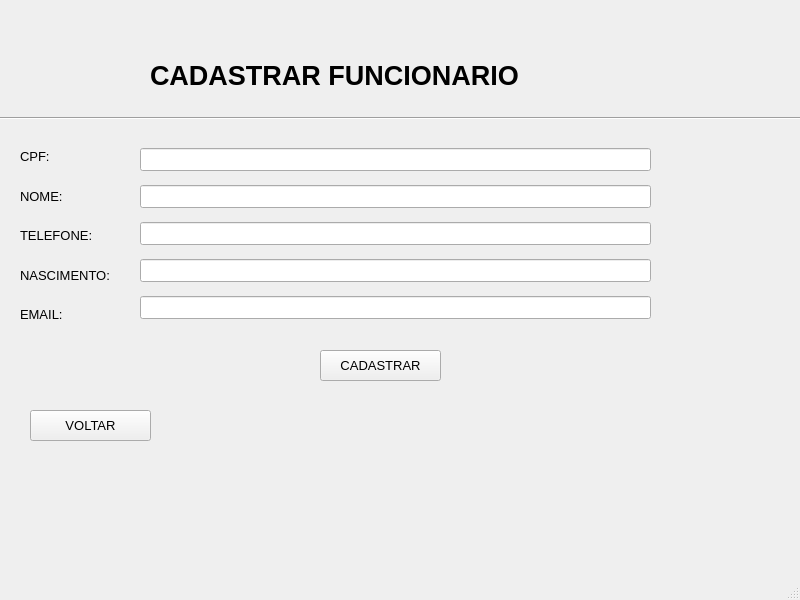
<?xml version="1.0" encoding="UTF-8"?>
<ui version="4.0">
 <class>MainWindow</class>
 <widget class="QMainWindow" name="MainWindow">
  <property name="geometry">
   <rect>
    <x>0</x>
    <y>0</y>
    <width>800</width>
    <height>600</height>
   </rect>
  </property>
  <property name="font">
   <font>
    <pointsize>10</pointsize>
   </font>
  </property>
  <property name="windowTitle">
   <string>MainWindow</string>
  </property>
  <property name="animated">
   <bool>true</bool>
  </property>
  <widget class="QWidget" name="centralwidget">
   <widget class="QLabel" name="label">
    <property name="geometry">
     <rect>
      <x>150</x>
      <y>50</y>
      <width>471</width>
      <height>51</height>
     </rect>
    </property>
    <property name="font">
     <font>
      <pointsize>20</pointsize>
      <weight>75</weight>
      <bold>true</bold>
     </font>
    </property>
    <property name="frameShape">
     <enum>QFrame::NoFrame</enum>
    </property>
    <property name="text">
     <string>CADASTRAR FUNCIONARIO</string>
    </property>
    <property name="textFormat">
     <enum>Qt::AutoText</enum>
    </property>
    <property name="alignment">
     <set>Qt::AlignLeading|Qt::AlignLeft|Qt::AlignVCenter</set>
    </property>
   </widget>
   <widget class="QPushButton" name="pushButton">
    <property name="geometry">
     <rect>
      <x>320</x>
      <y>350</y>
      <width>121</width>
      <height>31</height>
     </rect>
    </property>
    <property name="text">
     <string>CADASTRAR</string>
    </property>
   </widget>
   <widget class="QPushButton" name="pushButton_2">
    <property name="geometry">
     <rect>
      <x>30</x>
      <y>410</y>
      <width>121</width>
      <height>31</height>
     </rect>
    </property>
    <property name="text">
     <string>VOLTAR</string>
    </property>
   </widget>
   <widget class="Line" name="line">
    <property name="geometry">
     <rect>
      <x>0</x>
      <y>110</y>
      <width>801</width>
      <height>16</height>
     </rect>
    </property>
    <property name="orientation">
     <enum>Qt::Horizontal</enum>
    </property>
   </widget>
   <widget class="QWidget" name="layoutWidget">
    <property name="geometry">
     <rect>
      <x>20</x>
      <y>140</y>
      <width>111</width>
      <height>191</height>
     </rect>
    </property>
    <layout class="QVBoxLayout" name="verticalLayout">
     <item>
      <widget class="QLabel" name="label_2">
       <property name="text">
        <string>CPF:</string>
       </property>
      </widget>
     </item>
     <item>
      <widget class="QLabel" name="label_3">
       <property name="text">
        <string>NOME:</string>
       </property>
      </widget>
     </item>
     <item>
      <widget class="QLabel" name="label_4">
       <property name="text">
        <string>TELEFONE:</string>
       </property>
      </widget>
     </item>
     <item>
      <widget class="QLabel" name="label_5">
       <property name="text">
        <string>NASCIMENTO:</string>
       </property>
      </widget>
     </item>
     <item>
      <widget class="QLabel" name="label_6">
       <property name="text">
        <string>EMAIL:</string>
       </property>
      </widget>
     </item>
    </layout>
   </widget>
   <widget class="QWidget" name="layoutWidget">
    <property name="geometry">
     <rect>
      <x>140</x>
      <y>140</y>
      <width>511</width>
      <height>191</height>
     </rect>
    </property>
    <layout class="QVBoxLayout" name="verticalLayout_2">
     <item>
      <widget class="QLineEdit" name="lineEdit"/>
     </item>
     <item>
      <widget class="QLineEdit" name="lineEdit_2"/>
     </item>
     <item>
      <widget class="QLineEdit" name="lineEdit_3"/>
     </item>
     <item>
      <widget class="QLineEdit" name="lineEdit_4"/>
     </item>
     <item>
      <widget class="QLineEdit" name="lineEdit_5"/>
     </item>
    </layout>
   </widget>
  </widget>
  <widget class="QMenuBar" name="menubar">
   <property name="geometry">
    <rect>
     <x>0</x>
     <y>0</y>
     <width>800</width>
     <height>26</height>
    </rect>
   </property>
  </widget>
  <widget class="QStatusBar" name="statusbar"/>
 </widget>
 <resources/>
 <connections/>
</ui>
